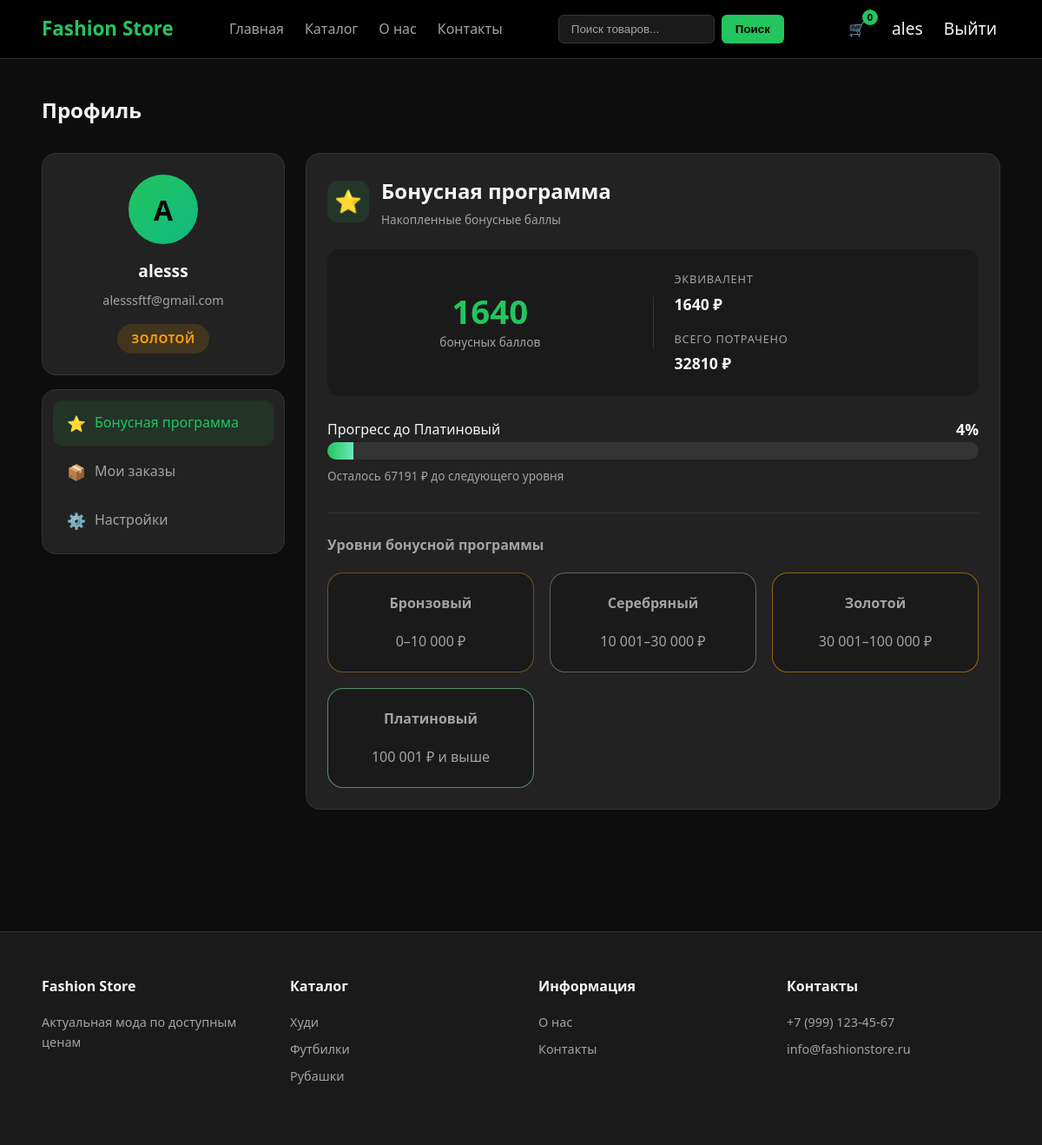
The page /profile/ (signed in) on the database as committed earlier.
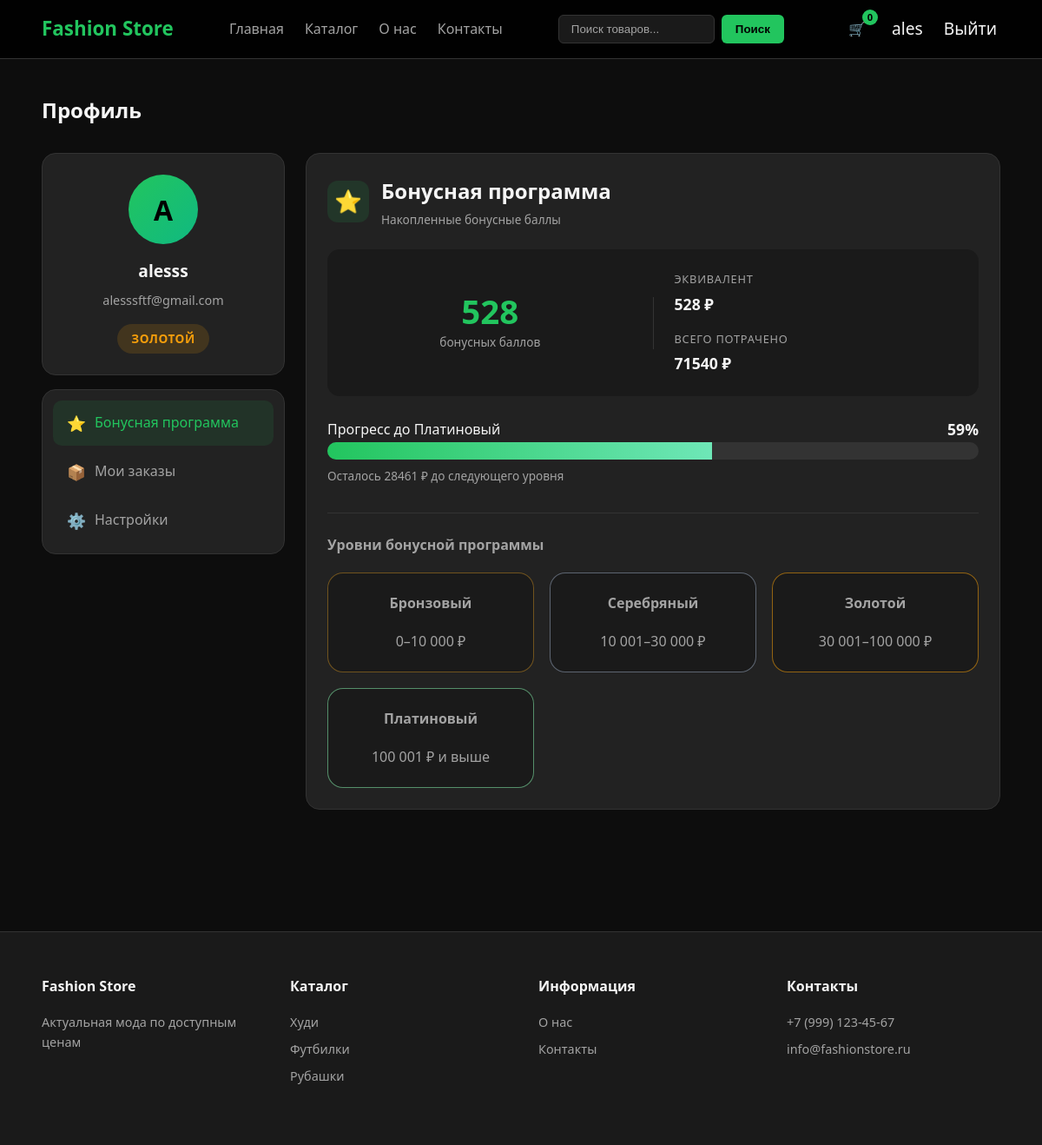
The same page on the database as committed later.
### store/models.py (models this page shows, shortened)
class CustomerProfile(models.Model):
    LEVEL_BRONZE = 'bronze'
    LEVEL_SILVER = 'silver'
    LEVEL_GOLD = 'gold'
    LEVEL_PLATINUM = 'platinum'
    LEVEL_CHOICES = [
        (LEVEL_BRONZE, 'Бронзовый'),
        (LEVEL_SILVER, 'Серебряный'),
        (LEVEL_GOLD, 'Золотой'),
        (LEVEL_PLATINUM, 'Платиновый'),
    ]
    user = models.OneToOneField(settings.AUTH_USER_MODEL, on_delete=models.CASCADE, related_name='profile')
    bonus_points = models.IntegerField(default=0)
    total_spent = models.IntegerField(default=0)
    address = models.CharField(max_length=300, blank=True, default='')
    @property
    def level(self):
        if self.total_spent >= 100001:
            return self.LEVEL_PLATINUM
        if self.total_spent >= 30001:
            return self.LEVEL_GOLD
        if self.total_spent >= 10001:
            return self.LEVEL_SILVER
        return self.LEVEL_BRONZE
    @property
    def level_label(self):
        return dict(self.LEVEL_CHOICES).get(self.level, 'Бронзовый')

### store/views.py (the view, shortened to what this page needs)
# urls.py: path('profile/', views.profile_view, name='profile'),
@login_required(login_url='login')
def profile_view(request):
    profile = get_customer_profile(request.user)
    orders = request.user.orders.prefetch_related('items__product').order_by('-created_at')
    level_data = build_level_data(profile)
    return render(request, 'profile.html', {
        'page': 'profile',
        'profile': profile,
        'orders': orders,
        'level_data': level_data,
    })

### store/views.py (called while the page is built)
def get_customer_profile(user):
    profile, _ = CustomerProfile.objects.get_or_create(user=user)
    return profile

### store/templates/profile.html (shortened to what this page needs)
{% extends 'base.html' %}
{% load static %}
{% block content %}
<main class="container">
    <section class="profile-page">
        <h1>Профиль</h1>
        {% if user.is_authenticated %}
        <div class="profile-grid">
            <div class="profile-sidebar">
                <div class="profile-card profile-user">
                    <div class="profile-avatar">{{ user.first_name|default:user.username|make_list|first|upper }}</div>
                    <h2>{{ user.get_full_name|default:user.username }}</h2>
                    <p class="profile-email">{{ user.email|default:"Email не указан" }}</p>
                    <div class="profile-level-badge {{ profile.level }}">
                        {{ profile.level_label }}
                    </div>
                </div>
                <nav class="profile-nav">
                    <a href="#bonuses" class="profile-nav-link active" data-tab="bonuses">
                        <span class="nav-icon">⭐</span>
                        Бонусная программа
                    </a>
                    <a href="#orders" class="profile-nav-link" data-tab="orders">
                        <span class="nav-icon">📦</span>
                        Мои заказы
                    </a>
                    <a href="#settings" class="profile-nav-link" data-tab="settings">
                        <span class="nav-icon">⚙️</span>
                        Настройки
                    </a>
                </nav>
            </div>
            <div class="profile-main">
                <div class="profile-card profile-bonuses tab-content" id="bonuses">
                    <div class="bonuses-header">
                        <div class="bonuses-header-left">
                            <span class="bonuses-icon">⭐</span>
                            <div>
                                <h2>Бонусная программа</h2>
                                <p class="bonuses-subtitle">Накопленные бонусные баллы</p>
                            </div>
                        </div>
                    </div>
                    <div class="bonuses-balance-card">
                        <div class="bonuses-balance-main">
                            <span class="bonuses-number">{{ profile.bonus_points|default:0 }}</span>
                            <span class="bonuses-label">бонусных баллов</span>
                        </div>
                        <div class="bonuses-balance-side">
                            <div class="bonus-detail">
                                <span class="bonus-detail-label">Эквивалент</span>
                                <span class="bonus-detail-value">{{ profile.bonus_points|default:0 }} ₽</span>
                            </div>
                            <div class="bonus-detail">
                                <span class="bonus-detail-label">Всего потрачено</span>
                                <span class="bonus-detail-value">{{ profile.total_spent|default:0 }} ₽</span>
                            </div>
                        </div>
                    </div>
                    <div class="bonuses-progress">
                        <div class="progress-header">
                            <span>Прогресс до {{ level_data.next_level_name }}</span>
                            <span class="progress-percent">{{ level_data.progress_percent }}%</span>
                        </div>
                        <div class="progress-bar">
                            <div class="progress-meter" style="width: {{ level_data.progress_percent }}%"></div>
                        </div>
                        {% if level_data.next_level %}
                        <p class="progress-hint">Осталось {{ level_data.points_to_next }} ₽ до следующего уровня</p>
                        {% else %}
                        <p class="progress-hint">Вы достигли максимального уровня!</p>
                        {% endif %}
                    </div>
                    <section class="bonus-levels-section">
                        <h3>Уровни бонусной программы</h3>
                        <div class="levels-grid">
                            <article class="level-card bronze">
                                <h3>Бронзовый</h3>
                                <p>0–10 000 ₽</p>
                            </article>
                            <article class="level-card silver">
                                <h3>Серебряный</h3>
                                <p>10 001–30 000 ₽</p>
                            </article>
                            <article class="level-card gold">
                                <h3>Золотой</h3>
                                <p>30 001–100 000 ₽</p>
                            </article>
                            <article class="level-card platinum">
                                <h3>Платиновый</h3>
                                <p>100 001 ₽ и выше</p>
                            </article>
                        </div>
                    </section>
                </div>
            </div>
        </div>
        {% endif %}
    </section>
</main>
{% endblock %}

### store/templates/base.html (shortened to what this page needs)
{% load static %}
<!DOCTYPE html>
<html lang="ru">
<head>
    <link rel="stylesheet" href="{% static 'css/style.css' %}">
</head>
<body>
<header class="header">
    <div class="container header-flex">
        <a href="{% url 'index' %}" class="logo">Fashion Store</a>
        <nav class="nav">
            <a href="{% url 'index' %}" {% if page == 'home' %}class="active"{% endif %}>Главная</a>
            <a href="{% url 'catalog' %}" {% if page == 'catalog' %}class="active"{% endif %}>Каталог</a>
            <a href="{% url 'about' %}" {% if page == 'about' %}class="active"{% endif %}>О нас</a>
            <a href="{% url 'contacts' %}" {% if page == 'contacts' %}class="active"{% endif %}>Контакты</a>
        </nav>
        <form class="search-form" action="{% url 'catalog' %}" method="get">
            <input type="text" name="search" placeholder="Поиск товаров...">
            <button type="submit">Поиск</button>
        </form>
        <div class="header-actions">
            <a href="/cart/" class="cart-link" title="Корзина">
                <span class="cart-icon">🛒</span>
                <span class="cart-count">0</span>
            </a>
            {% if request.user.is_authenticated %}
            <a href="{% url 'profile' %}" class="profile-link" title="Профиль">{{ request.user.username }}</a>
            <a href="{% url 'logout' %}" class="profile-link">Выйти</a>
            {% else %}
            <a href="{% url 'login' %}" class="profile-link">Войти</a>
            <a href="{% url 'register' %}" class="profile-link">Регистрация</a>
            {% endif %}
        </div>
    </div>
</header>
{% block content %}{% endblock %}
<footer class="footer">
    <div class="container">
        <div class="footer-grid">
            <div class="footer-col">
                <h4>Fashion Store</h4>
                <p>Актуальная мода по доступным ценам</p>
            </div>
            <div class="footer-col">
                <h4>Каталог</h4>
                <a href="{% url 'catalog' %}?cat=hoodies">Худи</a>
                <a href="{% url 'catalog' %}?cat=tshirts">Футбилки</a>
                <a href="{% url 'catalog' %}?cat=shirts">Рубашки</a>
            </div>
            <div class="footer-col">
                <h4>Информация</h4>
                <a href="{% url 'about' %}">О нас</a>
                <a href="{% url 'contacts' %}">Контакты</a>
            </div>
            <div class="footer-col">
                <h4>Контакты</h4>
                <p>+7 (999) 123-45-67</p>
                <p>info@fashionstore.ru</p>
            </div>
        </div>
    </div>
</footer>
</body>
</html>

Rows that differ between the two databases and show on the page:
changed CustomerProfile "ЗОЛОТОЙ": bonus_points "1640" → "528"; total_spent "32810" → "71540"
Other text that changed with them:
{{ level_data.progress_percent }}: "4" → "59"
{{ level_data.progress_percent }}: 4 → 59 (drawn)
{{ level_data.points_to_next }}: "67191" → "28461"
